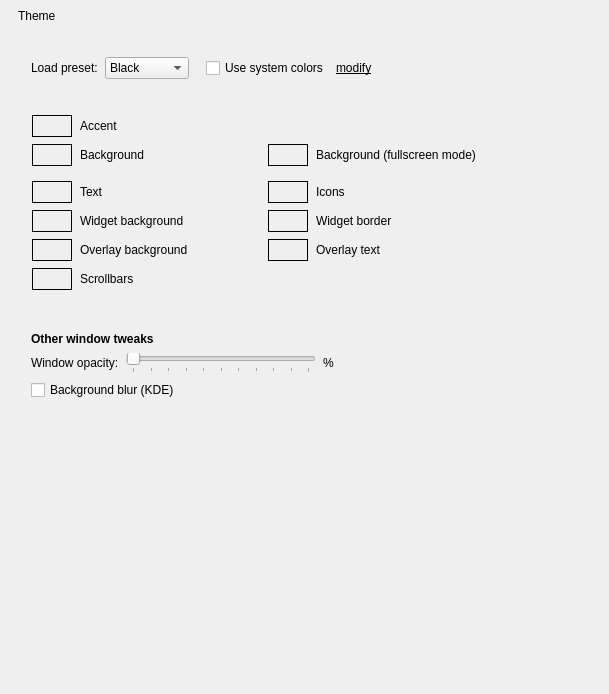
             <widget class="QWidget" name="scrollAreaWidgetContents_2">
              <property name="geometry">
               <rect>
                <x>0</x>
                <y>0</y>
                <width>609</width>
                <height>694</height>
               </rect>
              </property>
              <layout class="QVBoxLayout" name="verticalLayout_25">
               <property name="spacing">
                <number>9</number>
               </property>
               <property name="leftMargin">
                <number>18</number>
               </property>
               <property name="topMargin">
                <number>9</number>
               </property>
               <property name="rightMargin">
                <number>18</number>
               </property>
               <property name="bottomMargin">
                <number>9</number>
               </property>
               <item>
                <widget class="QLabel" name="label_45">
                 <property name="accessibleName">
                  <string notr="true">SHeaderText</string>
                 </property>
                 <property name="text">
                  <string>Theme</string>
                 </property>
                </widget>
               </item>
               <item>
                <widget class="QWidget" name="widget_23" native="true">
                 <property name="accessibleName">
                  <string notr="true">SHeaderLine</string>
                 </property>
                </widget>
               </item>
               <item>
                <spacer name="verticalSpacer_4">
                 <property name="orientation">
                  <enum>Qt::Vertical</enum>
                 </property>
                 <property name="sizeType">
                  <enum>QSizePolicy::Fixed</enum>
                 </property>
                 <property name="sizeHint" stdset="0">
                  <size>
                   <width>20</width>
                   <height>6</height>
                  </size>
                 </property>
                </spacer>
               </item>
               <item>
                <widget class="QWidget" name="colorsPresetGroup" native="true">
                 <property name="accessibleName">
                  <string notr="true">SGroup</string>
                 </property>
                 <layout class="QVBoxLayout" name="verticalLayout_38">
                  <property name="spacing">
                   <number>7</number>
                  </property>
                  <property name="leftMargin">
                   <number>13</number>
                  </property>
                  <property name="topMargin">
                   <number>10</number>
                  </property>
                  <property name="rightMargin">
                   <number>13</number>
                  </property>
                  <property name="bottomMargin">
                   <number>10</number>
                  </property>
                  <item>
                   <layout class="QHBoxLayout" name="horizontalLayout_3">
                    <property name="leftMargin">
                     <number>0</number>
                    </property>
                    <property name="topMargin">
                     <number>0</number>
                    </property>
                    <item>
                     <widget class="QLabel" name="loadPresetLabel">
                      <property name="text">
                       <string>Load preset:</string>
                      </property>
                     </widget>
                    </item>
                    <item>
                     <widget class="QComboBox" name="themeSelectorComboBox">
                      <property name="sizePolicy">
                       <sizepolicy hsizetype="Minimum" vsizetype="Minimum">
                        <horstretch>0</horstretch>
                        <verstretch>0</verstretch>
                       </sizepolicy>
                      </property>
                      <property name="currentText">
                       <string>Black</string>
                      </property>
                      <item>
                       <property name="text">
                        <string>Black</string>
                       </property>
                      </item>
                      <item>
                       <property name="text">
                        <string>Dark</string>
                       </property>
                      </item>
                      <item>
                       <property name="text">
                        <string>Dark Blue</string>
                       </property>
                      </item>
                      <item>
                       <property name="text">
                        <string>Light</string>
                       </property>
                      </item>
                     </widget>
                    </item>
                    <item>
                     <spacer name="horizontalSpacer_13">
                      <property name="orientation">
                       <enum>Qt::Horizontal</enum>
                      </property>
                      <property name="sizeType">
                       <enum>QSizePolicy::Fixed</enum>
                      </property>
                      <property name="sizeHint" stdset="0">
                       <size>
                        <width>10</width>
                        <height>10</height>
                       </size>
                      </property>
                     </spacer>
                    </item>
                    <item>
                     <widget class="QCheckBox" name="useSystemColorsCheckBox">
                      <property name="text">
                       <string>Use system colors</string>
                      </property>
                     </widget>
                    </item>
                    <item>
                     <widget class="ClickableLabel" name="modifySystemSchemeLabel">
                      <property name="cursor">
                       <cursorShape>PointingHandCursor</cursorShape>
                      </property>
                      <property name="text">
                       <string>&lt;html&gt;&lt;head/&gt;&lt;body&gt;&lt;p&gt;&lt;span style=&quot; text-decoration: underline;&quot;&gt;modify&lt;/span&gt;&lt;/p&gt;&lt;/body&gt;&lt;/html&gt;</string>
                      </property>
                      <property name="textFormat">
                       <enum>Qt::RichText</enum>
                      </property>
                     </widget>
                    </item>
                    <item>
                     <spacer name="horizontalSpacer_18">
                      <property name="orientation">
                       <enum>Qt::Horizontal</enum>
                      </property>
                      <property name="sizeHint" stdset="0">
                       <size>
                        <width>40</width>
                        <height>20</height>
                       </size>
                      </property>
                     </spacer>
                    </item>
                   </layout>
                  </item>
                 </layout>
                </widget>
               </item>
               <item>
                <spacer name="verticalSpacer_9">
                 <property name="orientation">
                  <enum>Qt::Vertical</enum>
                 </property>
                 <property name="sizeType">
                  <enum>QSizePolicy::Fixed</enum>
                 </property>
                 <property name="sizeHint" stdset="0">
                  <size>
                   <width>20</width>
                   <height>6</height>
                  </size>
                 </property>
                </spacer>
               </item>
               <item>
                <widget class="QWidget" name="colorsGroup" native="true">
                 <property name="accessibleName">
                  <string notr="true">SGroup</string>
                 </property>
                 <layout class="QVBoxLayout" name="verticalLayout_23">
                  <property name="spacing">
                   <number>7</number>
                  </property>
                  <property name="leftMargin">
                   <number>13</number>
                  </property>
                  <property name="topMargin">
                   <number>10</number>
                  </property>
                  <property name="rightMargin">
                   <number>13</number>
                  </property>
                  <property name="bottomMargin">
                   <number>10</number>
                  </property>
                  <item>
                   <widget class="QWidget" name="colorConfigSubgroup" native="true">
                    <layout class="QGridLayout" name="gridLayout_2">
                     <property name="leftMargin">
                      <number>1</number>
                     </property>
                     <property name="topMargin">
                      <number>1</number>
                     </property>
                     <property name="rightMargin">
                      <number>1</number>
                     </property>
                     <property name="bottomMargin">
                      <number>1</number>
                     </property>
                     <property name="horizontalSpacing">
                      <number>8</number>
                     </property>
                     <property name="verticalSpacing">
                      <number>7</number>
                     </property>
                     <item row="0" column="0">
                      <widget class="ColorSelectorButton" name="colorSelectorAccent">
                       <property name="sizePolicy">
                        <sizepolicy hsizetype="Fixed" vsizetype="Fixed">
                         <horstretch>0</horstretch>
                         <verstretch>0</verstretch>
                        </sizepolicy>
                       </property>
                       <property name="minimumSize">
                        <size>
                         <width>40</width>
                         <height>22</height>
                        </size>
                       </property>
                       <property name="cursor">
                        <cursorShape>PointingHandCursor</cursorShape>
                       </property>
                       <property name="accessibleName">
                        <string notr="true"/>
                       </property>
                       <property name="autoFillBackground">
                        <bool>true</bool>
                       </property>
                       <property name="frameShape">
                        <enum>QFrame::Box</enum>
                       </property>
                       <property name="text">
                        <string/>
                       </property>
                      </widget>
                     </item>
                     <item row="3" column="2">
                      <widget class="ColorSelectorButton" name="colorSelectorIcons">
                       <property name="sizePolicy">
                        <sizepolicy hsizetype="Fixed" vsizetype="Fixed">
                         <horstretch>0</horstretch>
                         <verstretch>0</verstretch>
                        </sizepolicy>
                       </property>
                       <property name="minimumSize">
                        <size>
                         <width>40</width>
                         <height>22</height>
                        </size>
                       </property>
                       <property name="accessibleName">
                        <string notr="true"/>
                       </property>
                       <property name="autoFillBackground">
                        <bool>true</bool>
                       </property>
                       <property name="frameShape">
                        <enum>QFrame::Box</enum>
                       </property>
                       <property name="text">
                        <string notr="true"/>
                       </property>
                      </widget>
                     </item>
                     <item row="1" column="2">
                      <widget class="ColorSelectorButton" name="colorSelectorFullscreen">
                       <property name="sizePolicy">
                        <sizepolicy hsizetype="Fixed" vsizetype="Fixed">
                         <horstretch>0</horstretch>
                         <verstretch>0</verstretch>
                        </sizepolicy>
                       </property>
                       <property name="minimumSize">
                        <size>
                         <width>40</width>
                         <height>22</height>
                        </size>
                       </property>
                       <property name="cursor">
                        <cursorShape>PointingHandCursor</cursorShape>
                       </property>
                       <property name="accessibleName">
                        <string notr="true"/>
                       </property>
                       <property name="autoFillBackground">
                        <bool>true</bool>
                       </property>
                       <property name="frameShape">
                        <enum>QFrame::Box</enum>
                       </property>
                       <property name="text">
                        <string notr="true"/>
                       </property>
                      </widget>
                     </item>
                     <item row="1" column="0">
                      <widget class="ColorSelectorButton" name="colorSelectorBackground">
                       <property name="sizePolicy">
                        <sizepolicy hsizetype="Fixed" vsizetype="Fixed">
                         <horstretch>0</horstretch>
                         <verstretch>0</verstretch>
                        </sizepolicy>
                       </property>
                       <property name="minimumSize">
                        <size>
                         <width>40</width>
                         <height>22</height>
                        </size>
                       </property>
                       <property name="cursor">
                        <cursorShape>PointingHandCursor</cursorShape>
                       </property>
                       <property name="accessibleName">
                        <string notr="true"/>
                       </property>
                       <property name="autoFillBackground">
                        <bool>true</bool>
                       </property>
                       <property name="frameShape">
                        <enum>QFrame::Box</enum>
                       </property>
                       <property name="text">
                        <string/>
                       </property>
                      </widget>
                     </item>
                     <item row="3" column="4">
                      <spacer name="horizontalSpacer_28">
                       <property name="orientation">
                        <enum>Qt::Horizontal</enum>
                       </property>
                       <property name="sizeHint" stdset="0">
                        <size>
                         <width>40</width>
                         <height>20</height>
                        </size>
                       </property>
                      </spacer>
                     </item>
                     <item row="0" column="1">
                      <widget class="QLabel" name="label_33">
                       <property name="minimumSize">
                        <size>
                         <width>180</width>
                         <height>0</height>
                        </size>
                       </property>
                       <property name="text">
                        <string>Accent</string>
                       </property>
                      </widget>
                     </item>
                     <item row="1" column="1">
                      <widget class="QLabel" name="label_34">
                       <property name="text">
                        <string>Background</string>
                       </property>
                      </widget>
                     </item>
                     <item row="1" column="3">
                      <widget class="QLabel" name="label_35">
                       <property name="text">
                        <string>Background (fullscreen mode)</string>
                       </property>
                      </widget>
                     </item>
                     <item row="6" column="2">
                      <widget class="ColorSelectorButton" name="colorSelectorOverlayText">
                       <property name="sizePolicy">
                        <sizepolicy hsizetype="Fixed" vsizetype="Fixed">
                         <horstretch>0</horstretch>
                         <verstretch>0</verstretch>
                        </sizepolicy>
                       </property>
                       <property name="minimumSize">
                        <size>
                         <width>40</width>
                         <height>22</height>
                        </size>
                       </property>
                       <property name="cursor">
                        <cursorShape>PointingHandCursor</cursorShape>
                       </property>
                       <property name="accessibleName">
                        <string notr="true"/>
                       </property>
                       <property name="autoFillBackground">
                        <bool>true</bool>
                       </property>
                       <property name="frameShape">
                        <enum>QFrame::Box</enum>
                       </property>
                       <property name="text">
                        <string/>
                       </property>
                      </widget>
                     </item>
                     <item row="3" column="1">
                      <widget class="QLabel" name="label_11">
                       <property name="text">
                        <string>Text</string>
                       </property>
                      </widget>
                     </item>
                     <item row="3" column="3">
                      <widget class="QLabel" name="label_14">
                       <property name="text">
                        <string>Icons</string>
                       </property>
                      </widget>
                     </item>
                      <item row="3" column="0">
                      <widget class="ColorSelectorButton" name="colorSelectorText">
                       <property name="sizePolicy">
                        <sizepolicy hsizetype="Fixed" vsizetype="Fixed">
                         <horstretch>0</horstretch>
                         <verstretch>0</verstretch>
                        </sizepolicy>
                       </property>
                       <property name="minimumSize">
                        <size>
                         <width>40</width>
                         <height>22</height>
                        </size>
                       </property>
                       <property name="cursor">
                        <cursorShape>PointingHandCursor</cursorShape>
                       </property>
                       <property name="accessibleName">
                        <string notr="true"/>
                       </property>
                       <property name="autoFillBackground">
                        <bool>true</bool>
                       </property>
                       <property name="frameShape">
                        <enum>QFrame::Box</enum>
                       </property>
                       <property name="text">
                        <string/>
                       </property>
                      </widget>
                     </item>
                     <item row="5" column="2">
                      <widget class="ColorSelectorButton" name="colorSelectorWidgetBorder">
                       <property name="sizePolicy">
                        <sizepolicy hsizetype="Fixed" vsizetype="Fixed">
                         <horstretch>0</horstretch>
                         <verstretch>0</verstretch>
                        </sizepolicy>
                       </property>
                       <property name="minimumSize">
                        <size>
                         <width>40</width>
                         <height>22</height>
                        </size>
                       </property>
                       <property name="cursor">
                        <cursorShape>PointingHandCursor</cursorShape>
                       </property>
                       <property name="accessibleName">
                        <string notr="true"/>
                       </property>
                       <property name="autoFillBackground">
                        <bool>true</bool>
                       </property>
                       <property name="frameShape">
                        <enum>QFrame::Box</enum>
                       </property>
                       <property name="text">
                        <string/>
                       </property>
                      </widget>
                     </item>
                     <item row="6" column="1">
                      <widget class="QLabel" name="label_36">
                       <property name="text">
                        <string>Overlay background</string>
                       </property>
                      </widget>
                     </item>
                     <item row="6" column="0">
                      <widget class="ColorSelectorButton" name="colorSelectorOverlay">
                       <property name="sizePolicy">
                        <sizepolicy hsizetype="Fixed" vsizetype="Fixed">
                         <horstretch>0</horstretch>
                         <verstretch>0</verstretch>
                        </sizepolicy>
                       </property>
                       <property name="minimumSize">
                        <size>
                         <width>40</width>
                         <height>22</height>
                        </size>
                       </property>
                       <property name="cursor">
                        <cursorShape>PointingHandCursor</cursorShape>
                       </property>
                       <property name="accessibleName">
                        <string notr="true"/>
                       </property>
                       <property name="autoFillBackground">
                        <bool>true</bool>
                       </property>
                       <property name="frameShape">
                        <enum>QFrame::Box</enum>
                       </property>
                       <property name="text">
                        <string/>
                       </property>
                      </widget>
                     </item>
                     <item row="5" column="1">
                      <widget class="QLabel" name="label_21">
                       <property name="text">
                        <string>Widget background</string>
                       </property>
                      </widget>
                     </item>
                      <item row="5" column="3">
                      <widget class="QLabel" name="label_22">
                       <property name="text">
                        <string>Widget border</string>
                       </property>
                      </widget>
                     </item>
                     <item row="7" column="0">
                      <widget class="ColorSelectorButton" name="colorSelectorScrollbar">
                       <property name="sizePolicy">
                        <sizepolicy hsizetype="Fixed" vsizetype="Fixed">
                         <horstretch>0</horstretch>
                         <verstretch>0</verstretch>
                        </sizepolicy>
                       </property>
                       <property name="minimumSize">
                        <size>
                         <width>40</width>
                         <height>22</height>
                        </size>
                       </property>
                       <property name="cursor">
                        <cursorShape>PointingHandCursor</cursorShape>
                       </property>
                       <property name="accessibleName">
                        <string notr="true"/>
                       </property>
                       <property name="autoFillBackground">
                        <bool>true</bool>
                       </property>
                       <property name="frameShape">
                        <enum>QFrame::Box</enum>
                       </property>
                       <property name="text">
                        <string/>
                       </property>
                      </widget>
                     </item>
                      <item row="6" column="3">
                      <widget class="QLabel" name="label_37">
                       <property name="text">
                        <string>Overlay text</string>
                       </property>
                      </widget>
                     </item>
                     <item row="5" column="0">
                      <widget class="ColorSelectorButton" name="colorSelectorWidget">
                       <property name="sizePolicy">
                        <sizepolicy hsizetype="Fixed" vsizetype="Fixed">
                         <horstretch>0</horstretch>
                         <verstretch>0</verstretch>
                        </sizepolicy>
                       </property>
                       <property name="minimumSize">
                        <size>
                         <width>40</width>
                         <height>22</height>
                        </size>
                       </property>
                       <property name="cursor">
                        <cursorShape>PointingHandCursor</cursorShape>
                       </property>
                       <property name="accessibleName">
                        <string notr="true"/>
                       </property>
                       <property name="autoFillBackground">
                        <bool>true</bool>
                       </property>
                       <property name="frameShape">
                        <enum>QFrame::Box</enum>
                       </property>
                       <property name="text">
                        <string/>
                       </property>
                      </widget>
                     </item>
                     <item row="7" column="1">
                      <widget class="QLabel" name="label_32">
                       <property name="text">
                        <string>Scrollbars</string>
                       </property>
                      </widget>
                     </item>
                      <item row="2" column="0" colspan="5">
                      <widget class="QWidget" name="widget_24" native="true">
                       <property name="minimumSize">
                        <size>
                         <width>0</width>
                         <height>1</height>
                        </size>
                       </property>
                       <property name="accessibleName">
                        <string notr="true">SLine</string>
                       </property>
                      </widget>
                     </item>
                    </layout>
                   </widget>
                  </item>
                 </layout>
                </widget>
               </item>
               <item>
                <spacer name="verticalSpacer_14">
                 <property name="orientation">
                  <enum>Qt::Vertical</enum>
                 </property>
                 <property name="sizeType">
                  <enum>QSizePolicy::Fixed</enum>
                 </property>
                 <property name="sizeHint" stdset="0">
                  <size>
                   <width>20</width>
                   <height>12</height>
                  </size>
                 </property>
                </spacer>
               </item>
               <item>
                <widget class="QWidget" name="windowTweaksGroup" native="true">
                 <property name="accessibleName">
                  <string notr="true">SGroup</string>
                 </property>
                 <layout class="QVBoxLayout" name="verticalLayout_39">
                  <property name="spacing">
                   <number>7</number>
                  </property>
                  <property name="leftMargin">
                   <number>13</number>
                  </property>
                  <property name="topMargin">
                   <number>10</number>
                  </property>
                  <property name="rightMargin">
                   <number>13</number>
                  </property>
                  <property name="bottomMargin">
                   <number>10</number>
                  </property>
                  <item>
                   <widget class="QLabel" name="label_38">
                    <property name="font">
                     <font>
                      <bold>true</bold>
                     </font>
                    </property>
                    <property name="frameShape">
                     <enum>QFrame::NoFrame</enum>
                    </property>
                    <property name="text">
                     <string>Other window tweaks</string>
                    </property>
                    <property name="alignment">
                     <set>Qt::AlignLeading|Qt::AlignLeft|Qt::AlignVCenter</set>
                    </property>
                   </widget>
                  </item>
                  <item>
                   <layout class="QHBoxLayout" name="horizontalLayout_14">
                    <property name="topMargin">
                     <number>0</number>
                    </property>
                    <item>
                     <widget class="QLabel" name="label_5">
                      <property name="text">
                       <string>Window opacity:</string>
                      </property>
                     </widget>
                    </item>
                    <item>
                     <widget class="QSlider" name="bgOpacitySlider">
                      <property name="sizePolicy">
                       <sizepolicy hsizetype="Preferred" vsizetype="Preferred">
                        <horstretch>0</horstretch>
                        <verstretch>0</verstretch>
                       </sizepolicy>
                      </property>
                      <property name="minimumSize">
                       <size>
                        <width>190</width>
                        <height>10</height>
                       </size>
                      </property>
                      <property name="maximum">
                       <number>100</number>
                      </property>
                      <property name="orientation">
                       <enum>Qt::Horizontal</enum>
                      </property>
                      <property name="tickPosition">
                       <enum>QSlider::TicksBelow</enum>
                      </property>
                      <property name="tickInterval">
                       <number>10</number>
                      </property>
                     </widget>
                    </item>
                    <item>
                     <widget class="QLabel" name="bgOpacityPercentLabel">
                      <property name="sizePolicy">
                       <sizepolicy hsizetype="Fixed" vsizetype="Preferred">
                        <horstretch>0</horstretch>
                        <verstretch>0</verstretch>
                       </sizepolicy>
                      </property>
                      <property name="minimumSize">
                       <size>
                        <width>60</width>
                        <height>0</height>
                       </size>
                      </property>
                      <property name="maximumSize">
                       <size>
                        <width>60</width>
                        <height>16777215</height>
                       </size>
                      </property>
                      <property name="text">
                       <string>%</string>
                      </property>
                      <property name="alignment">
                       <set>Qt::AlignLeading|Qt::AlignLeft|Qt::AlignVCenter</set>
                      </property>
                     </widget>
                    </item>
                    <item>
                     <spacer name="horizontalSpacer_14">
                      <property name="orientation">
                       <enum>Qt::Horizontal</enum>
                      </property>
                      <property name="sizeHint" stdset="0">
                       <size>
                        <width>40</width>
                        <height>20</height>
                       </size>
                      </property>
                     </spacer>
                    </item>
                   </layout>
                  </item>
                  <item>
                   <widget class="QCheckBox" name="blurBackgroundCheckBox">
                    <property name="text">
                     <string>Background blur (KDE)</string>
                    </property>
                   </widget>
                  </item>
                 </layout>
                </widget>
               </item>
               <item>
                <spacer name="verticalSpacer_11">
                 <property name="orientation">
                  <enum>Qt::Vertical</enum>
                 </property>
                 <property name="sizeType">
                  <enum>QSizePolicy::Expanding</enum>
                 </property>
                 <property name="sizeHint" stdset="0">
                  <size>
                   <width>20</width>
                   <height>152</height>
                  </size>
                 </property>
                </spacer>
               </item>
              </layout>
             </widget>
